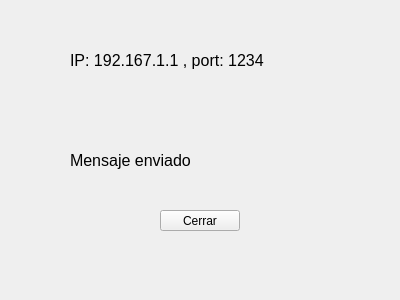
<?xml version="1.0" encoding="UTF-8"?>
<ui version="4.0">
 <class>Server</class>
 <widget class="QWidget" name="Server">
  <property name="geometry">
   <rect>
    <x>0</x>
    <y>0</y>
    <width>400</width>
    <height>300</height>
   </rect>
  </property>
  <property name="windowTitle">
   <string>Server</string>
  </property>
  <widget class="QPushButton" name="pBtn_Close">
   <property name="geometry">
    <rect>
     <x>160</x>
     <y>210</y>
     <width>80</width>
     <height>21</height>
    </rect>
   </property>
   <property name="text">
    <string>Cerrar</string>
   </property>
  </widget>
  <widget class="QLabel" name="lblMessage">
   <property name="geometry">
    <rect>
     <x>70</x>
     <y>150</y>
     <width>260</width>
     <height>20</height>
    </rect>
   </property>
   <property name="font">
    <font>
     <pointsize>12</pointsize>
    </font>
   </property>
   <property name="text">
    <string>Mensaje enviado</string>
   </property>
  </widget>
  <widget class="QLabel" name="lblAddress">
   <property name="geometry">
    <rect>
     <x>70</x>
     <y>50</y>
     <width>260</width>
     <height>20</height>
    </rect>
   </property>
   <property name="font">
    <font>
     <pointsize>12</pointsize>
    </font>
   </property>
   <property name="text">
    <string>IP: 192.167.1.1 , port: 1234</string>
   </property>
  </widget>
 </widget>
 <resources/>
 <connections/>
</ui>
